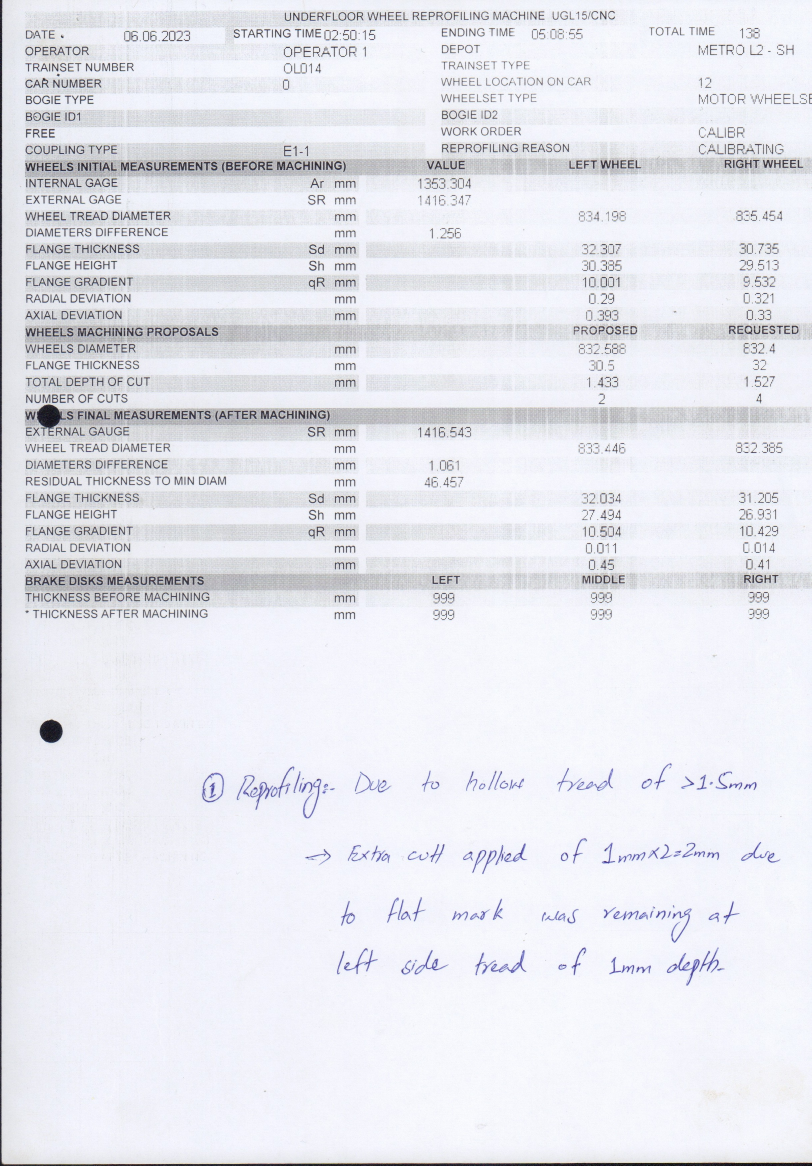
#> input picture third_app/flask_server/flask_app/uploadedimages/image.jpg, 2434 x 3497 px (shown at 1/3 size)
$ python -i ocr.py   (imports and definitions only)
#> lines starting #> are read from the running program, lines starting #| are printed output that depends on the picture
import pytesseract
import cv2
import numpy as np
import re
from PIL import Image

def isfloat(num):
    try:
        float(num)
        return True
    except ValueError:
        return False

def run(string):
    # Make own character set and pass
    # this as argument in compile method
    regex = re.compile(':')

    # Pass the string in search
    # method of regex object.
    if(regex.search(string) != None):
        return True

def detectdate(test_str):
    words = test_str.split()
    for word in words:
        if len(word) == 10 and word[2] == "." and word[5] == ".":
            return True

def flatten_list(lst):
    result = []
    for item in lst:
        if isinstance(item, list):
            # If the item is a list, recursively flatten it
            result.extend(flatten_list(item))
        else:
            # If the item is not a list, add it to the result
            result.append(item)
    return result


def perform_ocr(image_path):
#> called with image_path = 'uploadedimages/image.jpg'
    image = cv2.imread(image_path)
#> image is the input picture: shape (3497, 2434, 3); mean B, G, R 238.8, 232, 231

    # cropped image
    image = image[80:1680, 0:4000]
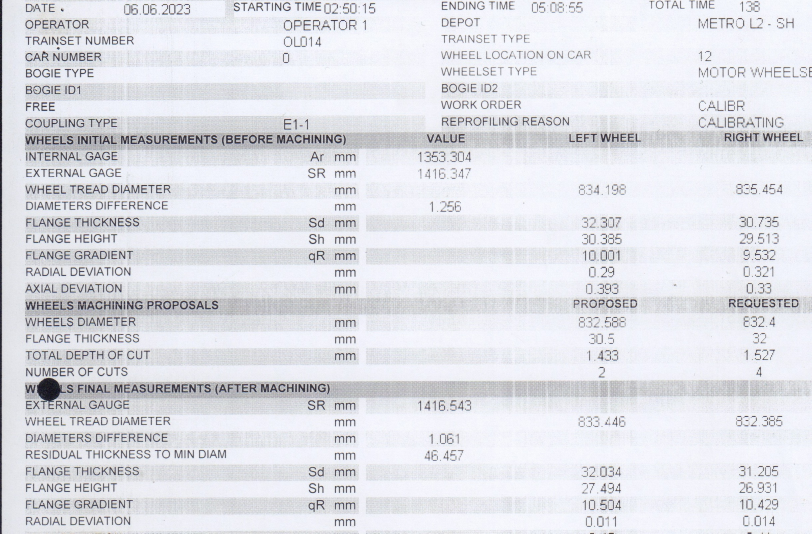
#> image: shape (1600, 2434, 3) (shown at 1/3 size); mean B, G, R 231.4, 225.2, 224

    # Convert the image to grayscale (if it's not already)
    gray_image = cv2.cvtColor(image, cv2.COLOR_BGR2GRAY)

    # Apply a median filter to remove speckles and enhance clarity
    image = cv2.GaussianBlur(gray_image, (7, 7), 0)  # Adjust kernel size as needed
#> image: shape (1600, 2434)
    # Adjust the kernel size as needed

    # Save the filtered image (optional)
    cv2.imwrite('filtered_img.jpg', image)

    # Perform OCR on the filtered image
#> (the run stopped early here; a loop or call above may not have finished)
